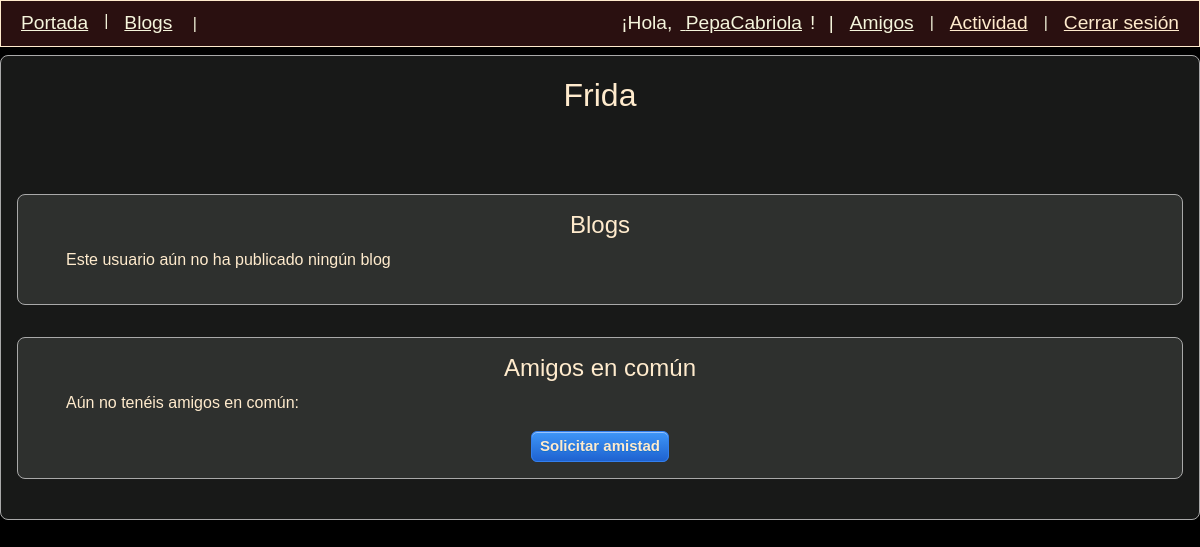
Before: /user_profile/5 (signed in) with the older database file.
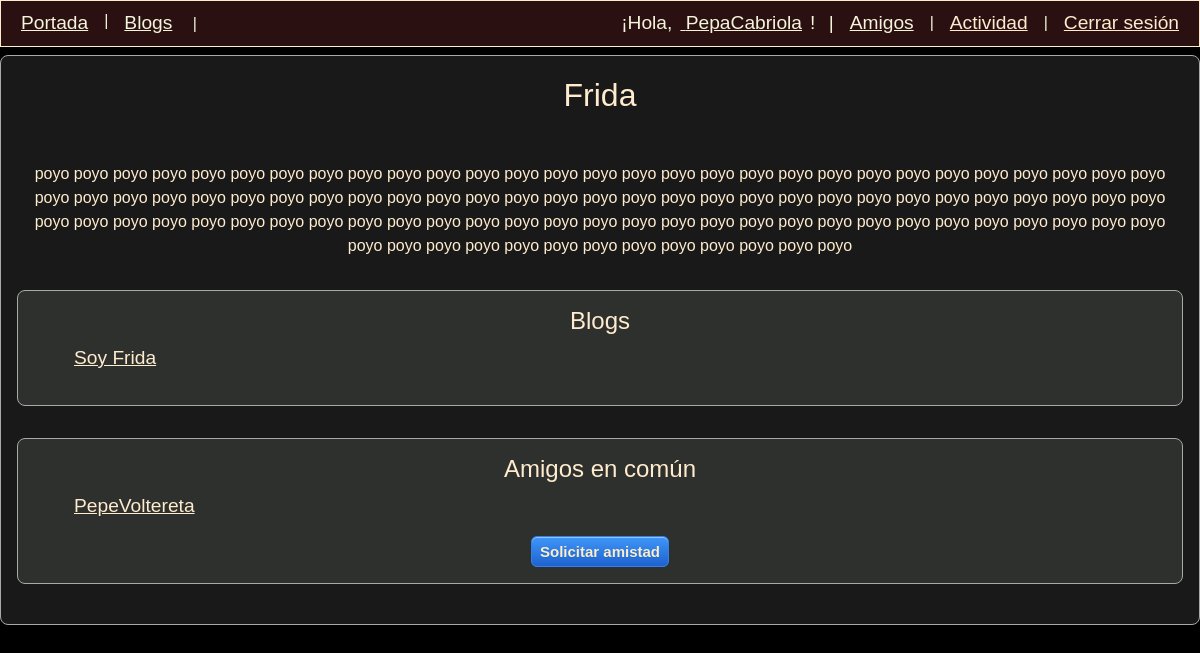
After: the same page with the newer database file.
### accounts/models.py (models this page shows)
class NewUser(AbstractBaseUser, PermissionsMixin):
    email = models.EmailField(_("email address"), unique=True)
    user_name = models.CharField(max_length= 20, unique=True)
    first_name = models.CharField(max_length= 100, blank = True)
    last_name = models.CharField(max_length= 140, blank= True)
    start_date = models.DateTimeField(default=timezone.now)
    about = models.TextField(_("about"), max_length=500, blank=True)
    is_staff = models.BooleanField(default=False)
    is_active = models.BooleanField(default=True)
    objects = CustomAccountManager()
    USERNAME_FIELD = 'email'
    REQUIRED_FIELDS = ['user_name']
    def __str__(self):
        return self.user_name

### blog/models.py (models this page shows, shortened)
class Blog(models.Model):
    text = models.CharField(max_length=140)
    about = models.CharField(max_length = 200, blank=True,)
    date_added = models.DateTimeField(auto_now_add=True)
    author = models.ForeignKey(User, on_delete=models.CASCADE)
    def __str__(self):
        return self.text

### accounts/views.py (the view)
# urls.py: path('user_profile/<int:user_id>', views.user_profile, name='user_profile'),
def user_profile(request, user_id):
    profile_user = get_object_or_404(User, id=user_id)
    profile_friends = FriendsList.objects.get(user=profile_user).friends.all()
    user_friends = []
    if request.user.is_authenticated:
        user_friends = FriendsList.objects.get(user=request.user).friends.all()
    mutuals = set(profile_friends) & set(user_friends)
    profile_user_blogs = Blog.objects.filter(author=profile_user)
    context = {'profile_user': profile_user,
               'mutuals' : mutuals,
               'profile_user_blogs' : profile_user_blogs,
            }
    return render(request, 'registration/user_profile.html', context)

### notifications/context_processors.py (called while the page is built)
def unread_notifications_counter(request):
    if request.user.is_authenticated:
        count = BaseNotification.objects.filter(
                    target=request.user,
                    is_read=False,
                    ).count()
        return {
                'unread_notifications_counter' : count,
                'unread_notifications_display' : '99+' if count > 99 else count
                }
    return {}

### accounts/templates/registration/user_profile.html (shortened to what this page needs)
{% extends 'blog/layout.html' %}
{% block content %}
<div class="p-3 mb-4 blackboard">
    <div class="centered">
        <div class="p-1 mb-1">
            <h2 class="text-center">{{profile_user.user_name}}</h2>
        </div>
        <div class="p-1 mb-1">
        </div>
        <div class="p-1 mb-1">
            <p class="text-center">{{profile_user.about}}<p>
        </div>
    </div>
<div class="p-3 mb-4 blackboard">
    <div>
        <h4 class="centered">Blogs</h4>
    </div>
    {% for blog in profile_user_blogs %}
        <ul>
            <a href="{% url 'blog:entries_list' blog.id %}">{{blog}}</a>
        </ul>
    {% empty %}
        {% if profile_user == request.user %}
            <ul>Aún no has publicado ningún blog</ul>
        {% else %}
            <ul>Este usuario aún no ha publicado ningún blog</ul>
        {% endif %}
    {% endfor %}
</div>
{% if request.user.is_authenticated %}
        {% if request.user != profile_user %}
        <div class="p-3 mb-4 blackboard">
            <div>
                <h4 class="centered">Amigos en común</h4>
            </div>
            {% for friend in mutuals %}
                <ul> <a href="{% url 'accounts:user_profile' friend.id %}">{{friend}}</a> </ul>
            {% empty %}
            <ul>Aún no tenéis amigos en común:</ul>
            {% endfor %}
            <div class="centered">
                <form action=
                "{% url 'friends:new_friend_request' profile_user.id %}" method="POST">
                    <button type="submit" class="friends-row-button">Solicitar amistad</button>
                </form>
            </div>
        {% endif %}
    {% endif %}
</div>
{% endblock content %}

Changed rows visible on the page:
changed NewUser "Frida": about (not shown) → "poyo poyo poyo poyo poyo poyo poyo poyo poyo poyo poyo poyo poyo poyo poyo poyo poyo poyo poyo poyo poyo poyo poyo poyo poyo poyo poyo poyo poyo poyo poyo poyo poyo poyo poyo poyo poyo poyo poyo poyo poyo poyo poyo poyo poyo poyo poyo poyo poyo poyo poyo poyo poyo poyo poyo poyo poyo poyo poyo poyo poyo poyo poyo poyo poyo poyo poyo poyo poyo poyo poyo poyo poyo poyo poyo poyo poyo poyo poyo poyo poyo poyo poyo poyo poyo poyo poyo poyo poyo poyo poyo poyo poyo poyo poyo poyo poyo poyo poyo poyo"
added Blog: text "Soy Frida"
now on this page (row edited): NewUser: user_name "PepeVoltereta"
Other visible differences:
text no longer shown: "Este usuario aún no ha publicado ningún blog Aún no tenéis amigos en común:"
